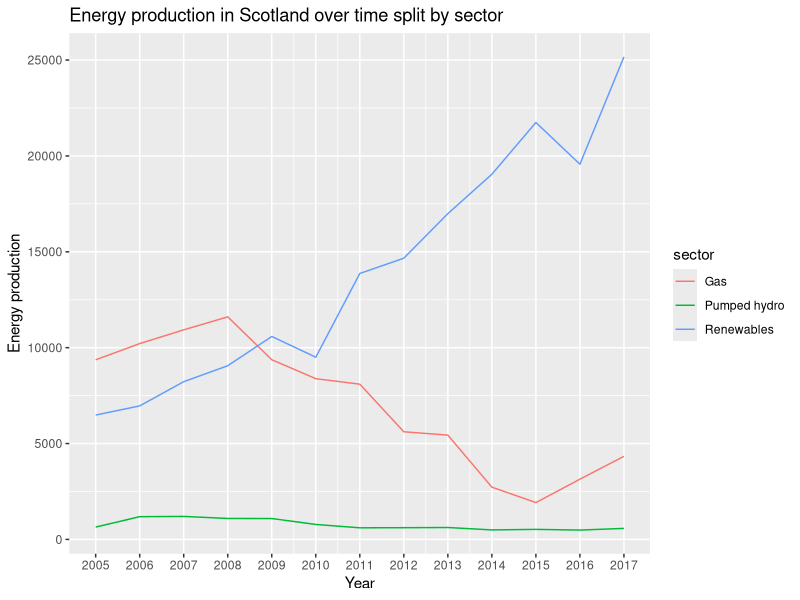

The R source for this figure:
## ---- chunk 1
library(tidyverse)
energy_scotland <- read_csv("data/energy_scotland.csv")
energy_scotland
## ---- chunk 2
all_salaries <- read_csv("data/all_salaries.csv")
all_salaries
## ---- chunk 3
# improve code by writing everything into single line/pipe
energy_scotland %>% 
  filter(energy_prod == max(energy_prod))

## ---- chunk 4
energy_scotland %>% 
  mutate(rating = case_when(
    energy_prod > 20000 ~ "very high",
    energy_prod > 10000 & energy_prod <= 20000 ~ "high",
    energy_prod > 5000 & energy_prod <= 10000 ~ "medium",
    energy_prod > 2000 & energy_prod <= 5000 ~ "low",
    TRUE ~ "very low"))
## ---- chunk 5
energy_scotland %>% 
  filter(sector %in% c("Renewables", "Gas", "Pumped hydro")) %>% 
  ggplot() +
  aes(x = year, y = energy_prod) +
  geom_line(aes(colour = sector)) +
  labs(title = "Energy production in Scotland over time split by sector",
       x = "Year", 
       y = "Energy production") +
  scale_x_continuous(breaks = c(unique(energy_scotland$year)))
